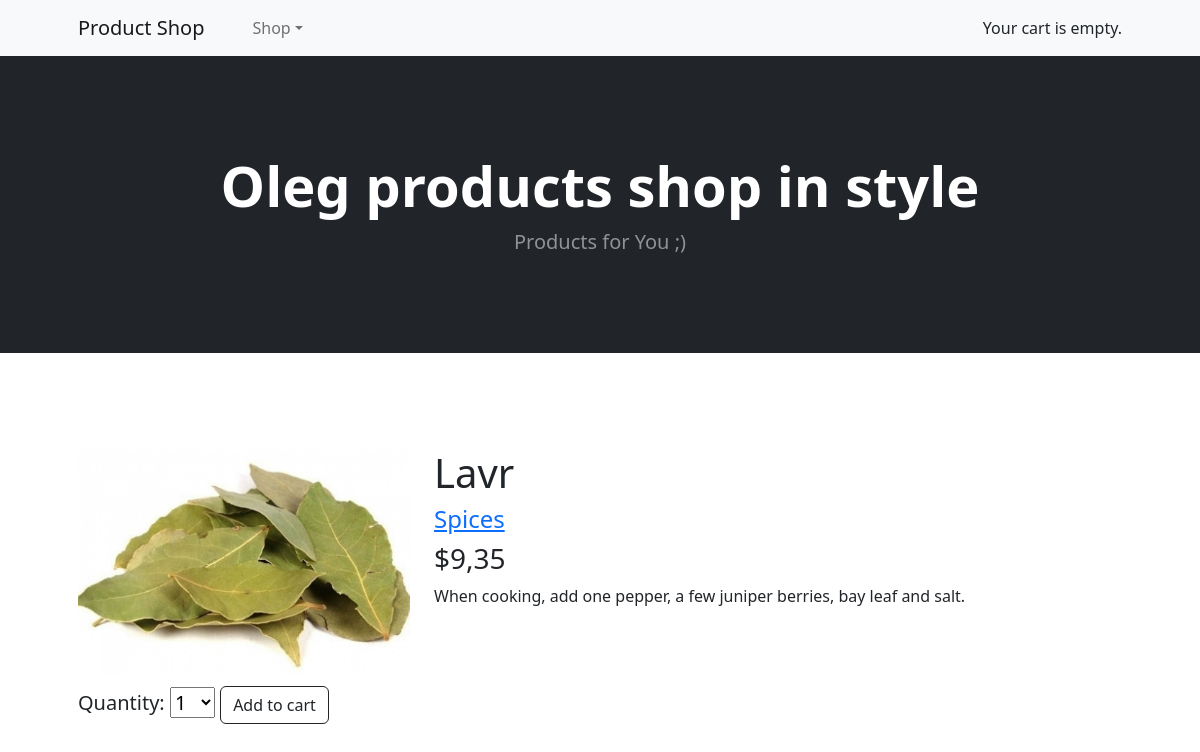
Page /4/lavr/ on the committed database.
### shop/models.py (models this page shows, shortened)
class Product(models.Model):
    category = models.ForeignKey(Category, related_name='products', on_delete=models.CASCADE)
    name = models.CharField(max_length=200, db_index=True)
    slug = models.SlugField(max_length=200, db_index=True)
    image = models.ImageField(upload_to='products/%Y/%m/%d', blank=True)
    description = models.TextField(blank=True)
    price = models.DecimalField(max_digits=10, decimal_places=2)
    stock = models.PositiveIntegerField()
    available = models.BooleanField(default=True)
    created = models.DateTimeField(auto_now_add=True)
    updated = models.DateTimeField(auto_now=True)
    class Meta:
        ordering = ('name',)
        index_together = (('id', 'slug'),)

class Category(models.Model):
    name = models.CharField(max_length=200, db_index=True)
    slug = models.SlugField(max_length=200, db_index=True, unique=True)
    class Meta:
        ordering = ('name',)
        verbose_name = 'Категория'
        verbose_name_plural = 'Категории'
    def __str__(self):
        return self.name
    def get_absolute_url(self):
        return reverse('shop:product_list_by_category',
                        args=[self.slug])

### shop/views.py (the view)
def product_detail(request, id, slug):
    product = get_object_or_404(Product,
                                id=id,
                                slug=slug,
                                available=True)
    cart_product_form = CartAddProductForm()
    return render(request, 'shop/product/detail.html', {'product': product,
                                                        'cart_product_form': cart_product_form})

### cart/forms.py
class CartAddProductForm(forms.Form):
    quantity = forms.TypedChoiceField(choices=PRODUCT_QUANTITY_CHOICES, coerce=int)
    update = forms.BooleanField(required=False, initial=False, widget=forms.HiddenInput)

### cart/cart.py (called while the page is built)
    def __len__(self):
        return sum(item['quantity'] for item in self.cart.values())

### cart/context_processors.py (called while the page is built)
def cart(request):
    return {'cart': Cart(request)}

### shop/templates/shop/product/detail.html (shortened to what this page needs)
{% extends "shop/base.html" %}
{% load static %}
{% block content %}
    <div class="row" style="width: 100%;">
        <div class="col-md-4">
            <img class="item-img" src="{% if product.image %}{{ product.image.url }}{% else %}{% static 'img/no_image.png' %}{% endif %}">
        </div>
         <div class="col-md-8">
            <h1>{{ product.name }}</h1>
            <h4><a href="{{ product.category.get_absolute_url }}">{{ product.category }}</a></h4>
            <h3 class="price">${{ product.price }}</h3>
            {{ product.description|linebreaks }}
         </div>
        <br>
        <form action="{% url 'cart:cart_add' product.id %}" method="post" style="margin-top: 10px;">
            <h5>{{ cart_product_form }}
            <input class="btn btn-outline-dark mt-auto" type="submit" value="Add to cart"></h5>
        </form>
    </div>
{% endblock %}

### rows in the picture
Product: image (picture), name "Lavr", category "Spices", price "9,35", description "When cooking, add one pepper, a few juniper berries, bay leaf and salt."
